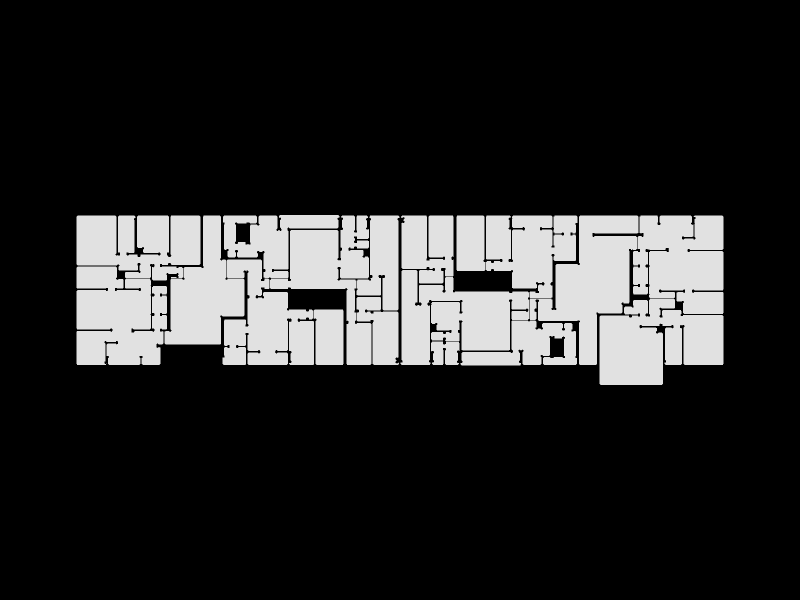

The cell this chart's notebook holds for it:
### Markdown cell above
Show the result

### Code cell
Topology.Show(new_shell,
              faceOpacity=0.9,
              showEdges=True,
              showVertices=True,
              camera=[0,0,6],
              backgroundColor="black",
              width=800,
              height=600,
              renderer=renderer)

### Figure 1 — Plotly figure (JSON) as saved in the notebook; plotly's stock layout.template omitted (floating-point values rounded to 4 significant figures; data arrays with more than 128 entries replaced by an {"elided": "..."} marker saying what was removed)
{"data": [{"customdata": {"elided": "760 str values"}, "hoverinfo": "text", "hovertemplate": {"elided": "760 str values"}, "hovertext": {"elided": "760 str values"}, "legendgroup": "1", "legendrank": 1, "marker": {"color": {"elided": "760 str values"}, "line": {"width": 0}, "opacity": 1, "size": {"elided": "760 float values"}, "sizemode": "diameter", "symbol": "circle"}, "mode": "markers", "name": "1: Untitled (Vertices)", "showlegend": false, "text": {"elided": "760 str values"}, "textfont": {"size": 5}, "type": "scatter3d", "x": {"elided": "760 float values"}, "y": {"elided": "760 float values"}, "z": {"elided": "760 int values"}}, {"hoverinfo": "text", "legendgroup": "2", "legendrank": 2, "line": {"color": "black", "dash": "solid", "width": 1}, "marker": {"size": 0}, "mode": "lines", "name": "1: Untitled (Edges)", "showlegend": false, "text": "", "type": "scatter3d", "x": {"elided": "2328 float values"}, "y": {"elided": "2328 float values"}, "z": {"elided": "2328 int values"}}, {"cmax": 1, "cmin": 0, "color": "#FAFAFA", "colorscale": [[0, "#440154"], [0.1111, "#482878"], [0.2222, "#3e4989"], [0.3333, "#31688e"], [0.4444, "#26828e"], [0.5556, "#1f9e89"], [0.6667, "#35b779"], [0.7778, "#6ece58"], [0.8889, "#b5de2b"], [1, "#fde725"]], "flatshading": true, "hoverinfo": "text", "hovertext": "", "i": {"elided": "761 int values"}, "j": {"elided": "761 int values"}, "k": {"elided": "761 int values"}, "legendgroup": "3", "legendrank": 3, "lighting": {"facenormalsepsilon": 0}, "name": "1: Untitled (Faces)", "opacity": 0.9, "showlegend": false, "showscale": false, "text": "", "type": "mesh3d", "x": {"elided": "760 float values"}, "y": {"elided": "760 float values"}, "z": {"elided": "760 int values"}}], "layout": {"autosize": true, "height": 600, "margin": {"b": 40, "l": 40, "r": 40, "t": 40}, "paper_bgcolor": "#000000", "plot_bgcolor": "#000000", "scene": {"aspectmode": "data", "camera": {"center": {"x": 0, "y": 0, "z": 0}, "eye": {"x": 0, "y": 0, "z": 6}, "projection": {"type": "perspective"}, "up": {"x": 0, "y": 1, "z": 0}}, "xaxis": {"visible": false}, "yaxis": {"visible": false}, "zaxis": {"visible": false}}, "showlegend": true, "width": 800, "xaxis": {"showgrid": false, "visible": false, "zeroline": false}, "yaxis": {"showgrid": false, "visible": false, "zeroline": false}}}
